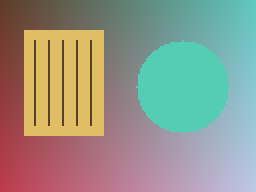
#> input picture images/sample.png, 128 x 96 px (shown 2 times larger)
$ python AdaptiveMeanThreshold.py
#> lines starting #> are read from the running program, lines starting #| are printed output that depends on the picture; after the words box and inside, x2 and y2 are one past the last pixel; in counts of white or black regions, pixels touching at a corner belong together
import cv2
import numpy as np
import matplotlib.pyplot as plt
from pathlib import Path

# DIP-Lab2.pdf, pages 47, 49.
# Change Img_path to use your own image.
Img_path = str(Path(__file__).resolve().parents[1] / 'images' / 'sample.png')
img = cv2.imread(Img_path)
#> img is the input picture: shape (96, 128, 3); mean B, G, R 136.8, 149.8, 148.3
if img is None:
    raise SystemExit('Image not found! Check Img_path.')

kernel = 11
constant = 2

# Calculation
gray = cv2.cvtColor(img, cv2.COLOR_BGR2GRAY)
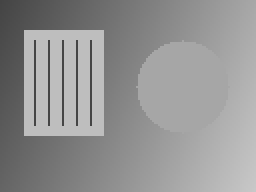
#> gray: shape (96, 128) (shown 2 times larger); min 68, max 200, mean 147.8
result = cv2.adaptiveThreshold(gray, 255, cv2.ADAPTIVE_THRESH_MEAN_C, cv2.THRESH_BINARY, kernel, constant)
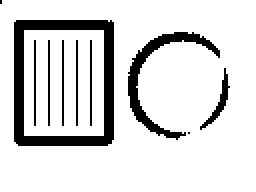
#> result: shape (96, 128) (shown 2 times larger); 85.5% white; 10 black regions (2 under 20 px), largest, box (x1, y1, x2, y2) and area: (7, 10, 57, 73) 1019, (64, 16, 110, 70) 444, (100, 34, 115, 65) 97
details = {'foreground_pixels': int(np.count_nonzero(result)), 'background_pixels': int(result.size - np.count_nonzero(result))}
#> details = {'foreground_pixels': 10510, 'background_pixels': 1778}

print("Foreground pixels:", details["foreground_pixels"])
#| Foreground pixels: 10510
print("Background pixels:", details["background_pixels"])
#| Background pixels: 1778


# Display the results of this experiment.
plt.figure(figsize=(10, 4.5))

plt.subplot(1, 2, 1)
plt.imshow(gray, cmap='gray', vmin=0, vmax=255)
plt.title('Grayscale input')
plt.axis("off")

plt.subplot(1, 2, 2)
plt.imshow(result, cmap='gray', vmin=0, vmax=255)
plt.title('Adaptive mean threshold')
plt.axis("off")

plt.tight_layout()
plt.show()
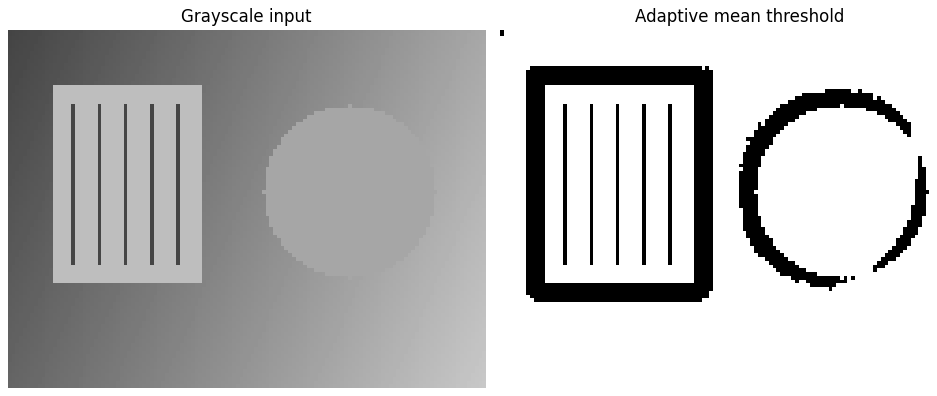
#> figure drawn by matplotlib, 2 panels
